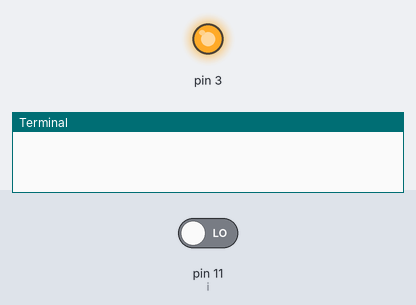
Simulated run of this program. Board: Raspberry Pi (header pin numbers). Shown: output pins drawn as LEDs (lit = HIGH), the last lines printed to the terminal. The test bench sets the inputs (shaded band); at power-on: pin 11 (i) LOW. Files the program writes start out absent; the interpreter's speed is modelled, so counts of loop turns are approximate; the clock reads 2024-03-15 10:24:30 at power-on unless the program sets it.

Above: at 1.2 s.
1.3 s: pin 11 (i) driven HIGH
At 2.0 s:
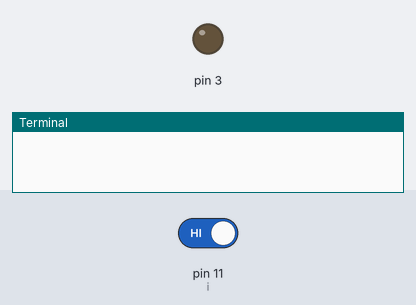
2.8 s: pin 11 (i) driven LOW
At 3.2 s:
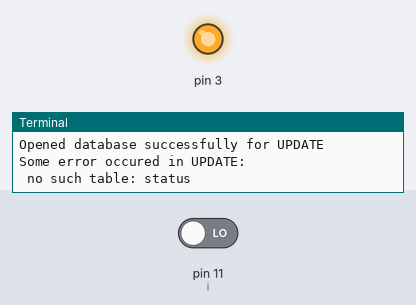
Timing chart, 0 to 5.8 s (numbered marks = the images above; inputs shaded):
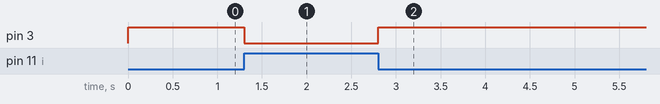

Measured:
- after the input at 1.3 s, pin 3: HIGH → LOW at once
- after the input at 2.8 s, pin 3: LOW → HIGH at once

The program:

main.py
```python
import RPi.GPIO as GPIO
import time
import sqlite3

def sendToDB(status_value):
	db_name="/home/pi/Desktop/database/test_status.db"
	try:
		conn = sqlite3.connect(db_name)
		print ("Opened database successfully for UPDATE")
	except sqlite3.Error as er:
		print("Some error occured in UPDATE:\n", er)

	try:
		conn.execute("UPDATE status SET value=(?) WHERE id=1", str(status_value))
		conn.commit()
		print ("UPDATE operation done successfully\n")
	except sqlite3.Error as er:
		print("Some error occured in UPDATE:\n", er)
	finally:
		conn.close()


def main():
	GPIO.setwarnings(False)
	GPIO.setmode(GPIO.BOARD)
	GPIO.setup(11, GPIO.IN)         #Read output from PIR motion sensor
	GPIO.setup(3, GPIO.OUT)         #LED output pin

	motionHappened = 0
	lastMotionHappened = 0
	lastTime = int(time.time())
	lastTime2 = int(time.time())
	lastTime3 = int(time.time())
	deltaTime = 1
	deltaTime2 = 3
	deltaTime3 = 9
	Q = 6
	lastMH = 0
	myList = Q*[0]

	fobj = open("database/index.txt", "w")
	fobj.write("0")
	fobj.close()

	while True:
		if abs(int(time.time()) - lastTime) >= deltaTime:
			index = Q - 2
			while index >= 0:
				myList[index] = myList[index+1]
				index = index - 1
			myList[Q - 1] = motionHappened
			#lastMotionHappened = motionHappened
			motionHappened = 0
			lastTime = int(time.time())

		if abs(int(time.time()) - lastTime2) >=	deltaTime2:
			h = 0
			freq1 = 0
			while h < len(myList):
				if myList[h] == 1:
					freq1 = freq1 + 1
				h = h + 1
			if freq1 > 1:
				sendToDB(1)
			lastTime2 = int(time.time())

		if abs(int(time.time()) - lastTime3) >= deltaTime3:
			if 1 not in myList:
				sendToDB(0)
			lastTime3 = int(time.time())

		i = GPIO.input(11)
		if i == 0:                 #When output from motion sensor is LOW
			#print "No intruders",i
			GPIO.output(3, 1)  #Turn OFF LED
			time.sleep(0.05)

		elif i == 1:               #When output from motion sensor is HIGH
			motionHappened = 1
			#print "Intruder detected",i
			GPIO.output(3, 0)  #Turn ON LED
			time.sleep(0.05)

main()
```
